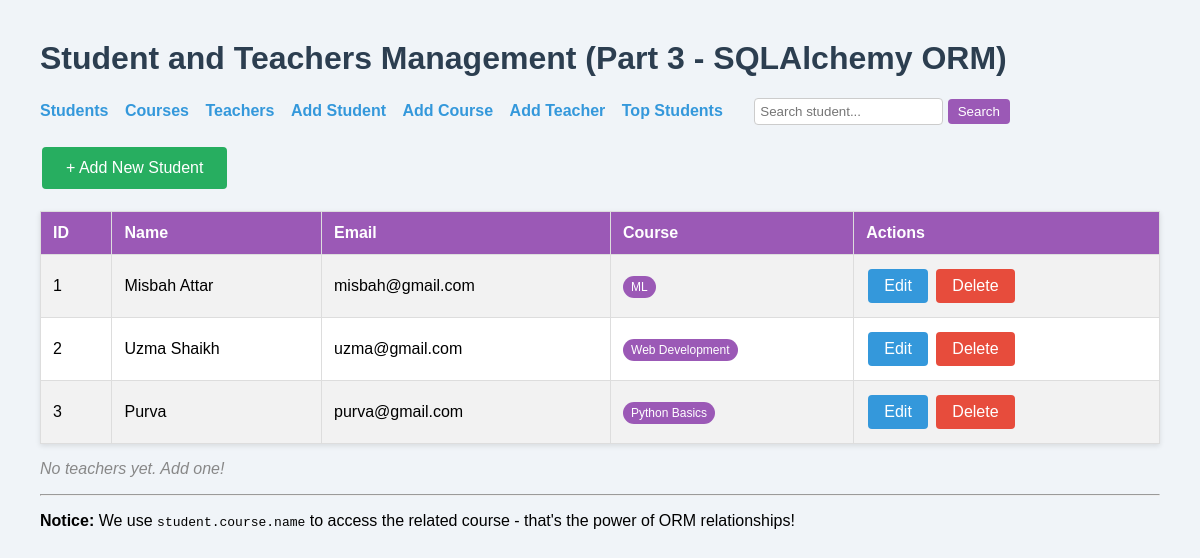
Before: /top-students with the older database file.
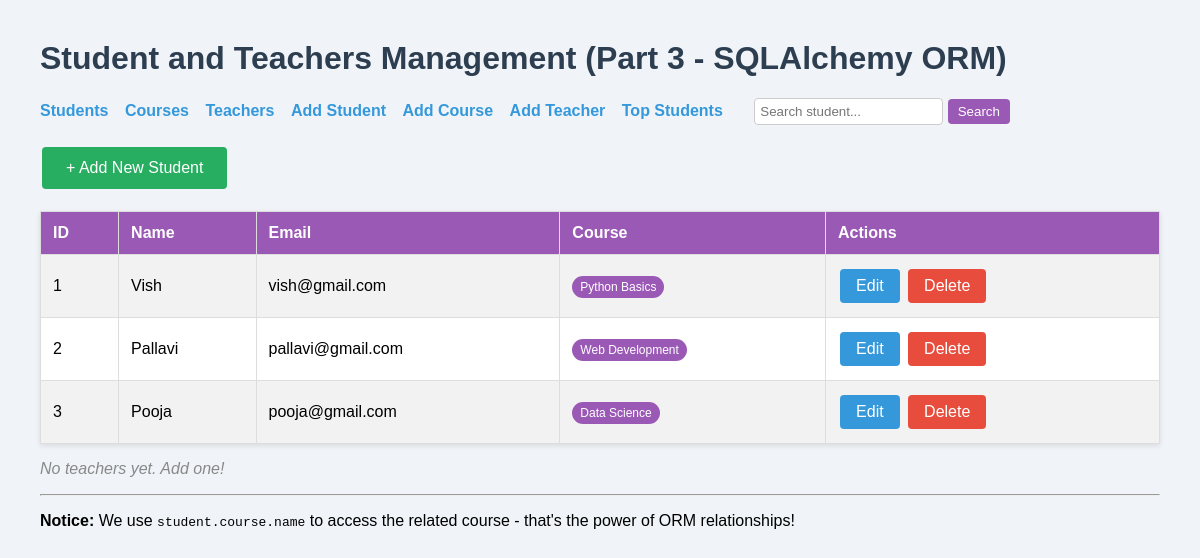
After: the same page with the newer database file.
### app.py (models this page shows, shortened)
class Student(db.Model):
    id = db.Column(db.Integer, primary_key=True)
    name = db.Column(db.String(100), nullable=False)
    email = db.Column(db.String(120), unique=True, nullable=False)
    course_id = db.Column(db.Integer, db.ForeignKey('course.id'), nullable=False)
    course = db.relationship('Course', backref='students')

class Course(db.Model):
    id = db.Column(db.Integer, primary_key=True)
    name = db.Column(db.String(100), nullable=False)
    description = db.Column(db.Text)

### app.py (the view)
@app.route('/top-students')
def top_students():
    students = Student.query.limit(3).all()
    return render_template('index.html', students=students)

### templates/index.html (shortened to what this page needs)
<!DOCTYPE html>
<html>
<head>
</head>
<body>
    <h1>Student and Teachers Management (Part 3 - SQLAlchemy ORM)</h1>
    <nav>
        <a href="{{ url_for('index') }}">Students</a>
        <a href="{{ url_for('courses') }}">Courses</a>
        <a href="{{ url_for('teachers') }}">Teachers</a>
        <a href="{{ url_for('add_student') }}">Add Student</a>
        <a href="{{ url_for('add_course') }}">Add Course</a>
        <a href="{{ url_for('add_teacher') }}">Add Teacher</a>
        <a href="{{ url_for('top_students') }}">Top Students</a>
        <form action="{{ url_for('search_students') }}" method="get">
            <input type="text" name="q" placeholder="Search student..." required>
            <button type="submit">Search</button>
        </form>
    </nav>
    <a href="{{ url_for('add_student') }}" class="btn btn-add">+ Add New Student</a>
    {% if students %}
        <table>
            <tr>
                <th>ID</th>
                <th>Name</th>
                <th>Email</th>
                <th>Course</th>
                <th>Actions</th>
            </tr>
            {% for student in students %}
            <tr>
                <td>{{ student.id }}</td>
                <td>{{ student.name }}</td>
                <td>{{ student.email }}</td>
                <td><span class="course-badge">{{ student.course.name }}</span></td>
                <td>
                    <a href="{{ url_for('edit_student', id=student.id) }}" class="btn btn-edit">Edit</a>
                    <a href="{{ url_for('delete_student', id=student.id) }}" class="btn btn-delete"
                       onclick="return confirm('Delete this student?')">Delete</a>
                </td>
            </tr>
            {% endfor %}
        </table>
    {% else %}
        <p class="empty">No students yet. Add one!</p>
    {% endif %}
    {% if teachers %}
    <h2>Teachers</h2>
    <table>
        <tr>
            <th>ID</th>
            <th>Name</th>
            <th>Email</th>
            <th>Course</th>
            <th>Actions</th>
        </tr>
        {% for teacher in teachers %}
        <tr>
            <td>{{ teacher.id }}</td>
            <td>{{ teacher.name }}</td>
            <td>{{ teacher.email }}</td>
            <td>
                {% if teacher.course %}
                    <span class="course-badge">{{ teacher.course.name }}</span>
                {% else %}
                    <span class="empty">No course assigned</span>
                {% endif %}
            </td>
            <td>
                <a href="{{ url_for('edit_teacher', id=teacher.id) }}" class="btn btn-edit">Edit</a>
                <a href="{{ url_for('delete_teacher', id=teacher.id) }}" class="btn btn-delete"
                   onclick="return confirm('Delete this teacher?')">Delete</a>
            </td>
        </tr>
        {% endfor %}
    </table>
{% else %}
    <p class="empty">No teachers yet. Add one!</p>
{% endif %}
    <hr>
    <p><strong>Notice:</strong> We use <code>student.course.name</code> to access the related course - that's the power of ORM relationships!</p>
</body>
</html>

### templates/index.html (style rules this page uses)
body { font-family: Arial, sans-serif; margin: 40px; background: #f0f4f8; }
h1 { color: #2c3e50; }
nav { margin-bottom: 20px; }
nav a { margin-right: 12px; color: #3498db; text-decoration: none; font-weight: bold; }
nav form { display: inline-block; margin-left: 15px; }
nav input { padding: 5px; border-radius: 4px; border: 1px solid #ccc; }
nav button { padding: 5px 10px; border: none; background: #9b59b6; color: white; border-radius: 4px; cursor: pointer; }
table { border-collapse: collapse; width: 100%; background: white; margin-top: 20px; box-shadow: 0 2px 5px rgba(0,0,0,0.1); }
th, td { border: 1px solid #ddd; padding: 12px; text-align: left; }
th { background-color: #9b59b6; color: white; }
tr:nth-child(even) { background-color: #f2f2f2; }
.btn { display: inline-block; padding: 8px 16px; text-decoration: none; border-radius: 4px; margin: 2px; }
.btn-add { background: #27ae60; color: white; padding: 12px 24px; }
.btn-edit { background: #3498db; color: white; }
.btn-delete { background: #e74c3c; color: white; }
.empty { color: #888; font-style: italic; }
.course-badge { background: #9b59b6; color: white; padding: 4px 8px; border-radius: 12px; font-size: 12px; }

Changed rows visible on the page:
changed Student id 1: name "Misbah Attar" → "Vish"; email "misbah@gmail.com" → "vish@gmail.com"; course.name "ML" → "Python Basics"
changed Student "Web Development": name "Uzma Shaikh" → "Pallavi"; email "uzma@gmail.com" → "pallavi@gmail.com"
changed Student id 3: name "Purva" → "Pooja"; email "purva@gmail.com" → "pooja@gmail.com"; course.name "Python Basics" → "Data Science"
